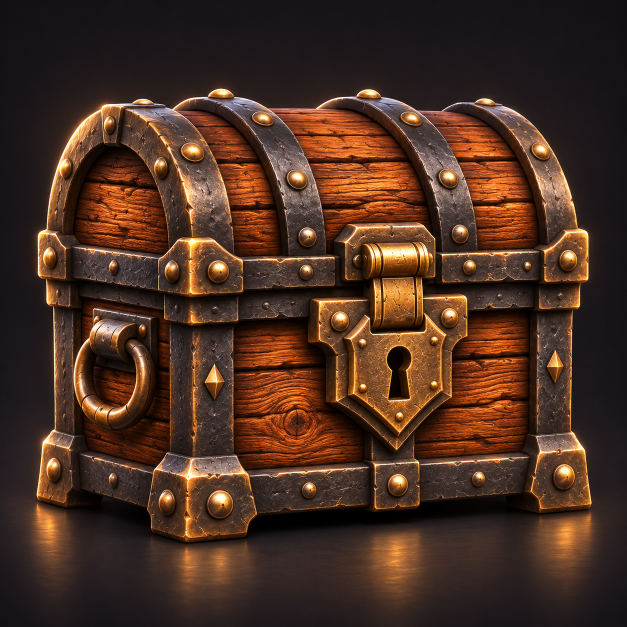
#> input picture treasure_chest_20261113/reference.png, 1254 x 1254 px (shown at 1/2 size)
$ python prepare_reference_relief.py
#> lines starting #> are read from the running program, lines starting #| are printed output that depends on the picture; after the words box and inside, x2 and y2 are one past the last pixel; in counts of white or black regions, pixels touching at a corner belong together
"""Reference guided height interpretation. This is not a measured surface scan."""
from pathlib import Path
import numpy as np,json
from PIL import Image,ImageDraw
from scipy.ndimage import gaussian_filter,map_coordinates,distance_transform_edt
P=Path(__file__).resolve().parent;out=P/'F_reference';out.mkdir(exist_ok=True)
h,w=736,2016;X,Y=np.meshgrid(np.linspace(-2.55,2.55,w),np.linspace(-.84,-2.2175,h));dx=5.1/(w-1);dy=1.3775/(h-1)
# Perspective rectify the owner's lower front wooden panel, excluding the metal.
src=Image.open(P.parents[1]/'reference.png').convert('RGB');a=np.asarray(src,float)/255
corners=np.array([[467,748],[1070,714],[1070,908],[473,939]],float)
uv=np.array([[0,0],[1,0],[1,1],[0,1]],float);A=[];bb=[]
for (u,v),(x,y) in zip(uv,corners):A.extend([[u,v,1,0,0,0,-u*x,-v*x],[0,0,0,u,v,1,-u*y,-v*y]]);bb.extend([x,y])
H=np.r_[np.linalg.solve(A,bb),1].reshape(3,3);U,V=np.meshgrid(np.linspace(0,1,w),np.linspace(0,1,h));q=H@np.array([U.ravel(),V.ravel(),np.ones(U.size)]);sx=(q[0]/q[2]).reshape(h,w);sy=(q[1]/q[2]).reshape(h,w)
rect=np.stack([map_coordinates(a[:,:,c],[sy,sx],order=1,mode='nearest') for c in range(3)],axis=2)
maskim=Image.new('L',src.size,0);d=ImageDraw.Draw(maskim);d.polygon([(609,578),(944,578),(944,686),(914,712),(914,815),(802,919),(641,824),(641,705),(609,684)],fill=255)
#> after `maskim = Image.new('L', src.size, 0)`: maskim: PIL image 1254x1254 L; every value is 0
mask=map_coordinates(np.asarray(maskim,float),[sy,sx],order=0)>0
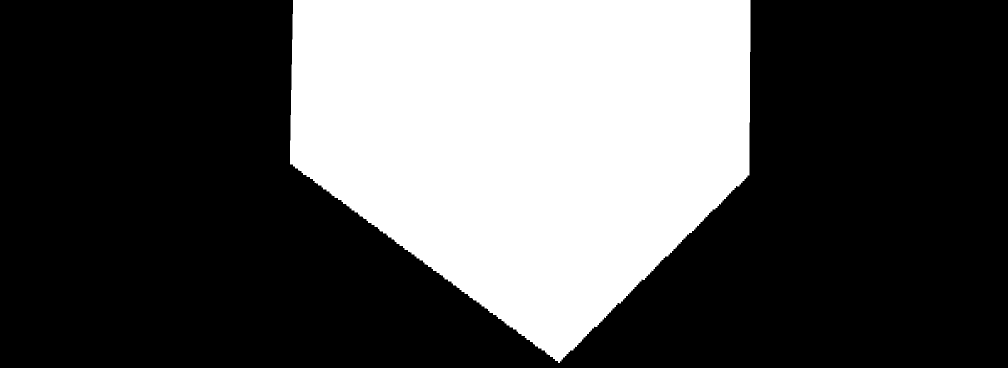
#> mask: shape (736, 2016) bool (shown at 1/2 size); 32.8% white; 1 white region, box (x1, y1, x2, y2) and area: (580, 0, 1501, 726) 487411
# Unseen areas under the lock use nearby right hand timber, never projected metal.
u2=.77+.20*np.mod(U*2.2,1);q2=H@np.array([u2.ravel(),V.ravel(),np.ones(U.size)]);s2x=(q2[0]/q2[2]).reshape(h,w);s2y=(q2[1]/q2[2]).reshape(h,w)
fill=np.stack([map_coordinates(a[:,:,c],[s2y,s2x],order=1,mode='nearest') for c in range(3)],axis=2)
feather=gaussian_filter(mask.astype(float),6);rect=rect*(1-feather[:,:,None])+fill*feather[:,:,None]
Image.fromarray(np.uint8(rect*255)).save(out/'rectified_source.jpg')
lum=np.dot(rect,[.2126,.7152,.0722]);log=np.log(np.maximum(lum,.01));broad=gaussian_filter(log,(.06/dy,.18/dx));detail=log-broad
#> after `lum = np.dot(rect, [0.2126, 0.7152, 0.0722])`:
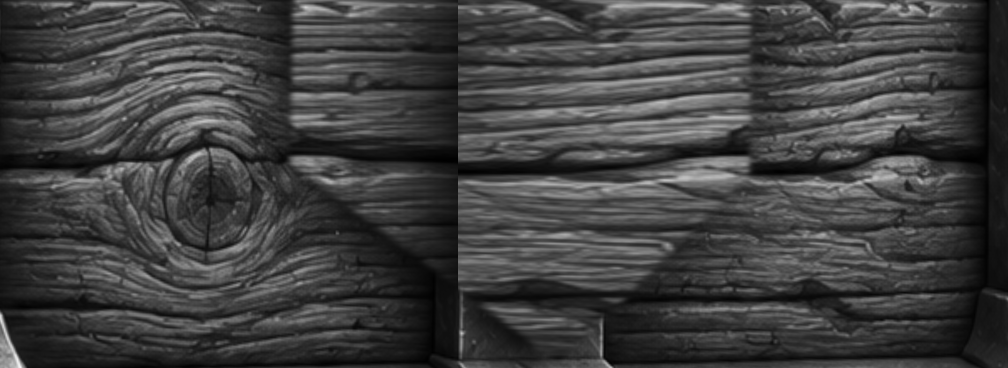
#> lum: shape (736, 2016) float64 (shown at 1/2 size); min 0.000748, max 0.972, mean 0.253
#> after `log = np.log(np.maximum(lum, 0.01))`:
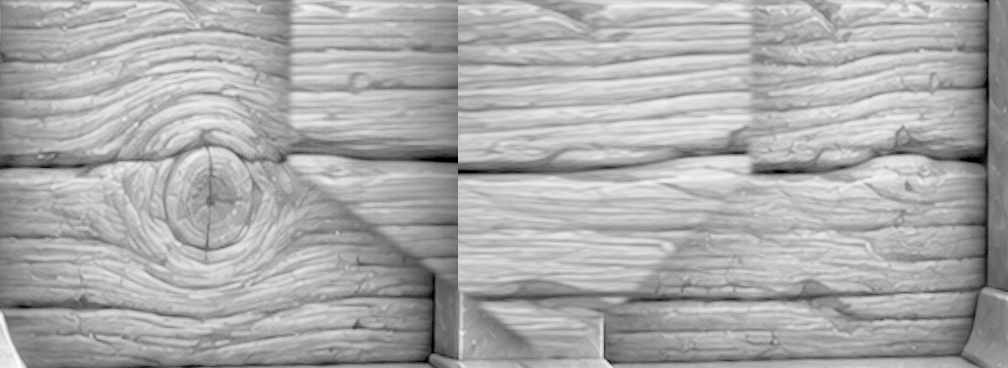
#> log: shape (736, 2016) float64 (shown at 1/2 size); min -4.61, max -0.0279, mean -1.54; drawn with min black and max white
#> after `broad = gaussian_filter(log, (0.06 / dy, 0.18 / dx))`:
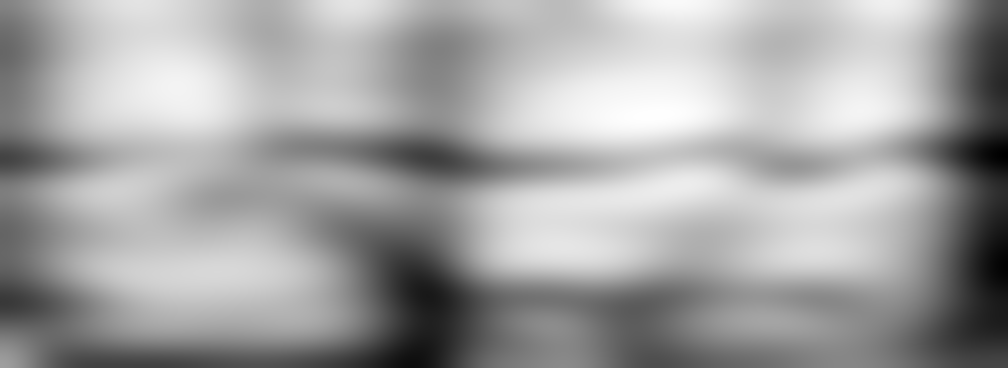
#> broad: shape (736, 2016) float64 (shown at 1/2 size); min -2.58, max -0.954, mean -1.54; drawn with min black and max white
#> after `detail = log - broad`:
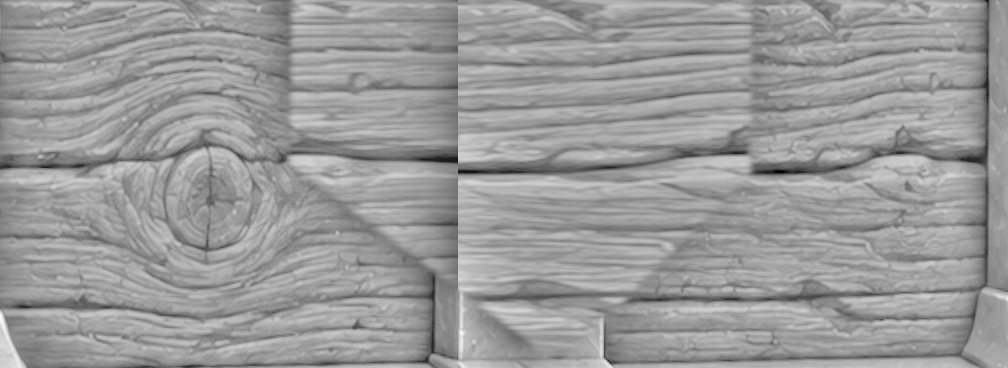
#> detail: shape (736, 2016) float64 (shown at 1/2 size); min -3.05, max 1.99, mean 1.92e-16; drawn with min black and max white
lo,hi=np.percentile(detail,[6,88]);t=np.clip((detail-lo)/(hi-lo),0,1)
#> after `lo, hi = np.percentile(detail, [6, 88])`: lo = -0.74; hi = 0.485
#> after `t = np.clip((detail - lo) / (hi - lo), 0, 1)`:
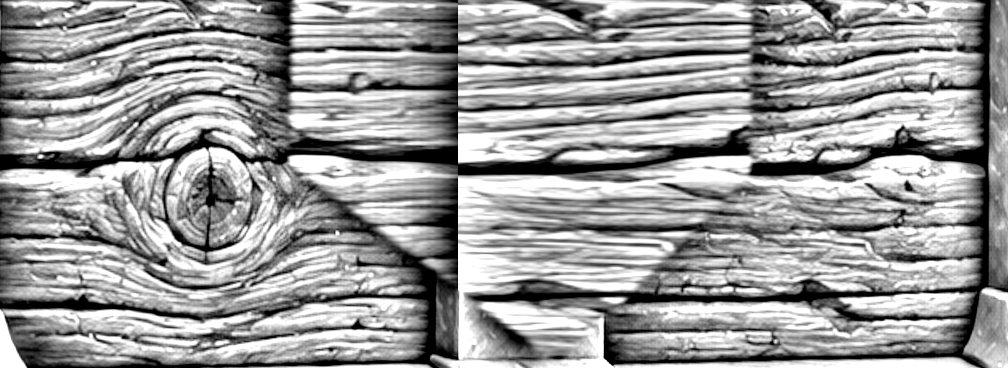
#> t: shape (736, 2016) float64 (shown at 1/2 size); min 0, max 1, mean 0.606
def ss(a,b,x):
#> called with a = 0.02, b = 0.72
 t=np.clip((x-a)/(b-a),0,1);return t*t*(3-2*t)
# Flat wood plates and narrow recessed grain, rather than broad swollen ridges.
height=-.039*(1-ss(.02,.72,t))**1.25
height=gaussian_filter(height,(.0016/dy,.0018/dx))
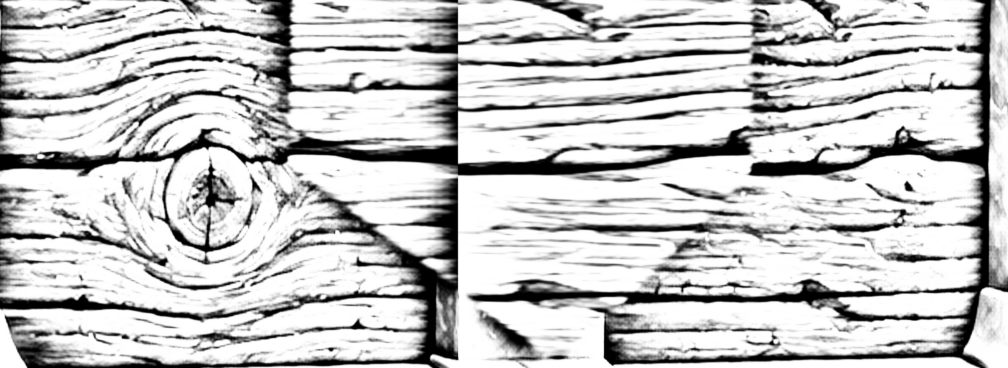
#> height: shape (736, 2016) float64 (shown at 1/2 size); min -0.039, max 0, mean -0.00876; drawn with min black and max white
# Retain the reference grain shapes, with independent scanned microscopic fibers.
#> (the run stopped early here; a loop or call above may not have finished)

$ run again, with treasure_chest_20261113/phase04/wood_lab/screen_neutral.jpg saved as treasure_chest_20261113/reference.png
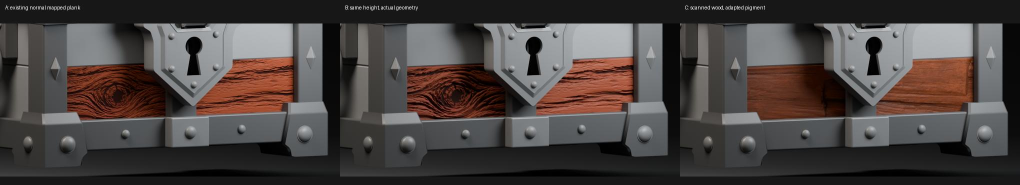
#> input picture treasure_chest_20261113/phase04/wood_lab/screen_neutral.jpg, 2040 x 370 px (shown at 1/2 size)
#> src is the input picture: PIL image 2040x370 RGB; mean R, G, B 73.9, 67.4, 65.6
#> maskim: PIL image 2040x370 L; every value is 0
#> mask: shape (736, 2016) bool; every value is 0
#> feather: shape (736, 2016) float64; every value is 0
#> `Image.fromarray(np.uint8(rect*255)).save(out/'rectified_source.jpg')`:
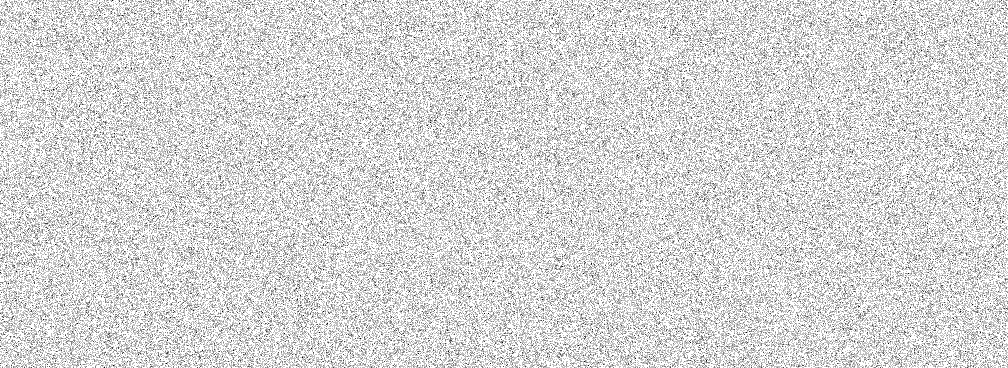
#> saved as rectified_source.jpg: PIL image 2016x736 RGB (shown at 1/2 size); values 22 (black) and 23 (white), 84.4% white; black in thin lines or dots
#> log: shape (736, 2016) float64; values -2.41 (black) and -2.41 (white), 15.6% white in thin lines or dots
#> broad: shape (736, 2016) float64; every value is -2.41
#> detail: shape (736, 2016) float64; values 4.44e-16 (black) and 8.88e-16 (white), 15.6% white in thin lines or dots
#> lo = 4.44e-16; hi = 8.88e-16
#> t: shape (736, 2016) float64; values 0 (black) and 1 (white), 15.6% white in thin lines or dots
#> `height=gaussian_filter(height,(.0016/dy,.0018/dx))`:
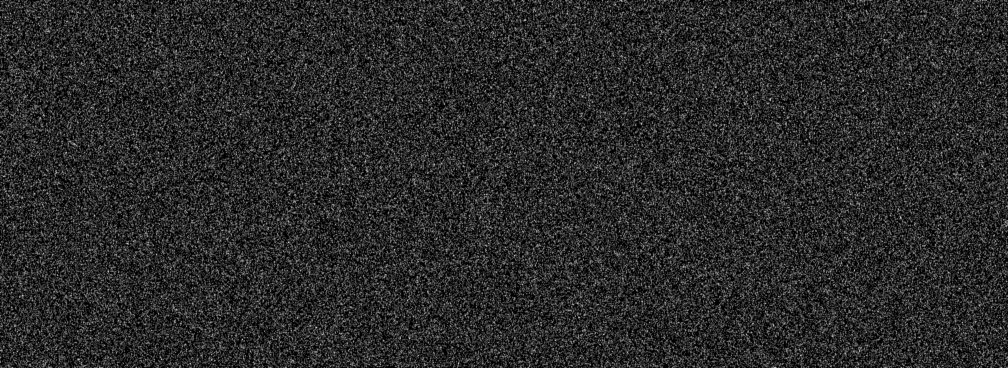
#> height: shape (736, 2016) float64 (shown at 1/2 size); min -0.039, max -0.0023, mean -0.0329; drawn with min black and max white
